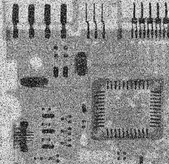
#> input picture DIP/LABS/LAB09/solution/res/saltandpaper.tif, 169 x 164 px, shrunk from 455 x 440 before the run
$ python task2.py res/saltandpaper.tif out   (older library calls are emulated)
#> lines starting #> are read from the running program, lines starting #| are printed output that depends on the picture
### DIP/LABS/LAB09/solution/convolution.py

'''
Requirments:
  pip install pillow
  pip install matplotlib
  pip install numpy
Run:
> python task1.py path/to/image path/to/outdir/ order
'''

import PIL
from PIL import Image
import numpy as np
import itertools
import sys
import os


def inBound(pixelOnImage, size):
    x, y = pixelOnImage
    if(x < 0 or y < 0 or x >= size[0] or y >= size[1]):
        return False
    else:
        return True


def convolve(pixels, size, mask, add=False):
    print(mask)
    width, height = size

    for x, y in itertools.product(range(width), range(height)):

        mWidth, mHeight = mask.shape
        convoluted = (0, 0, 0)
        for i, j in itertools.product(range(mWidth), range(mHeight)):
            pixelOnImage = ((x - (int(mWidth/2) - i)),
                            (y - (int(mHeight/2) - j)))
            # print(pixelOnImage)
            if(inBound(pixelOnImage, (width, height))):
                convoluted = (int(convoluted[0] + (mask[i, j] * pixels[pixelOnImage][0])),
                                int(convoluted[1] + (mask[i, j] * pixels[pixelOnImage][1])),
                                int(convoluted[2] + (mask[i, j] * pixels[pixelOnImage][2])))
            else:
                continue

        pixels[x, y] = (convoluted)
        print(x, width,convoluted)

### DIP/LABS/LAB09/solution/task2.py

'''
Requirments:
  pip install pillow
  pip install matplotlib
  pip install numpy
Run:
> python task1.py path/to/image path/to/outdir/ order centerweight
'''

import PIL
from PIL import Image
import numpy as np
import itertools
import sys
import os
import convolution
# open image
# you have to pass the input image path as input arg
image = Image.open(sys.argv[1])
#> image is the input picture: PIL image 169x164 L; min 0, max 253, mean 140.1
image = image.convert("RGB")  # convert to signle channeled image
#> image: PIL image 169x164 RGB


width, height = image.size
#> width = 169; height = 164
totalPixels = width * height
#> totalPixels = 27716

a = [[1, 1, 2, 2, 2, 1, 1],
     [1, 2, 2, 4, 2, 2, 1],
     [2, 2, 4, 8, 4, 2, 2],
     [2, 4, 8, 16, 8, 4, 2],
     [2, 2, 4, 8, 4, 2, 2],
     [1, 2, 2, 4, 2, 2, 1],
     [1, 2, 2, 4, 2, 2, 1],
     [1, 1, 2, 2, 2, 1, 1]]


print(a)
smoothingMask = np.array(a,np.float)
print(smoothingMask)
for i, j in itertools.product(range(smoothingMask.shape[0]), range(smoothingMask.shape[1])):
  smoothingMask[i,j] /= smoothingMask.shape[0] *smoothingMask.shape[1]


pixels = image.load()
convolution.convolve(pixels, image.size, smoothingMask, False)


outDir = sys.argv[2] + \
    '/gaussian/{inputFile}/'.format(inputFile=os.path.basename(sys.argv[1]))
if not os.path.exists(outDir):
    os.makedirs(outDir)
image.save(outDir+'_gaussian.jpg')
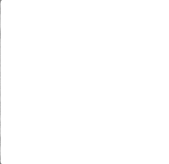
#> saved as _gaussian.jpg: PIL image 169x164 RGB; min 128, max 255, mean 254.7
